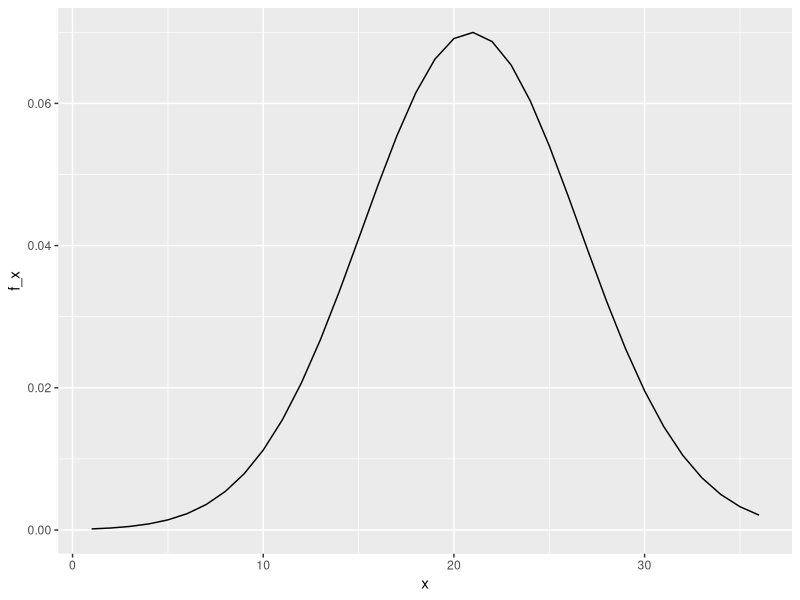

Write the R code that produced this figure.
# The ACT is a standardized college admissions test used in the United States. 
# The four multi-part questions in this assessment all involve simulating some 
# ACT test scores and answering probability questions about them.

# For the three year period 2016-2018, ACT standardized test scores were approximately 
# normally distributed with a mean of 20.9 and standard deviation of 5.7. (Real ACT scores 
# are integers between 1 and 36, but we will ignore this detail and use continuous values instead.)

# First we'll simulate an ACT test score dataset and answer some questions about it.

# Set the seed to 16, then use rnorm() to generate a normal distribution of 10000 tests with a 
# mean of 20.9 and standard deviation of 5.7. Save these values as act_scores. You'll be using this dataset 
# throughout these four multi-part questions.

# 1A) What is the mean of act_scores?
set.seed(16, sample.kind = "Rounding")

act_sd <- 5.7
act_avg <- 20.9

act_scores <- rnorm(10000, act_avg, act_sd)
mean(act_scores)
# 20.84012

# 1B) What is the standard deviation of act_scores?
sd(act_scores)
# 5.675237

# 1C) A perfect score is 36 or greater (the maximum reported score is 36).
# In act_scores, how many perfect scores are there out of 10,000 simulated tests?
sum(act_scores >= 36)
# 41

# 1D) In act_scores, what is the probability of an ACT score greater than 30?
mean(act_scores >= 30)
# 0.0527

# 1E) In act_scores, what is the probability of an ACT score less than or equal to 10?
mean(act_scores <= 10)
# 0.0282

# QUESTION 2:

# Set x equal to the sequence of integers 1 to 36. Use dnorm to determine the value 
# of the probability density function over x given a mean of 20.9 and standard deviation of 5.7; 
# save the result as f_x. Plot x against f_x.
x <- 1:36
f_x <- dnorm(x, 20.9, 5.7)
library(ggplot2)
library(tidyverse)

data.frame(x, f_x) %>%
  ggplot(aes(x, f_x)) +
  geom_line()
